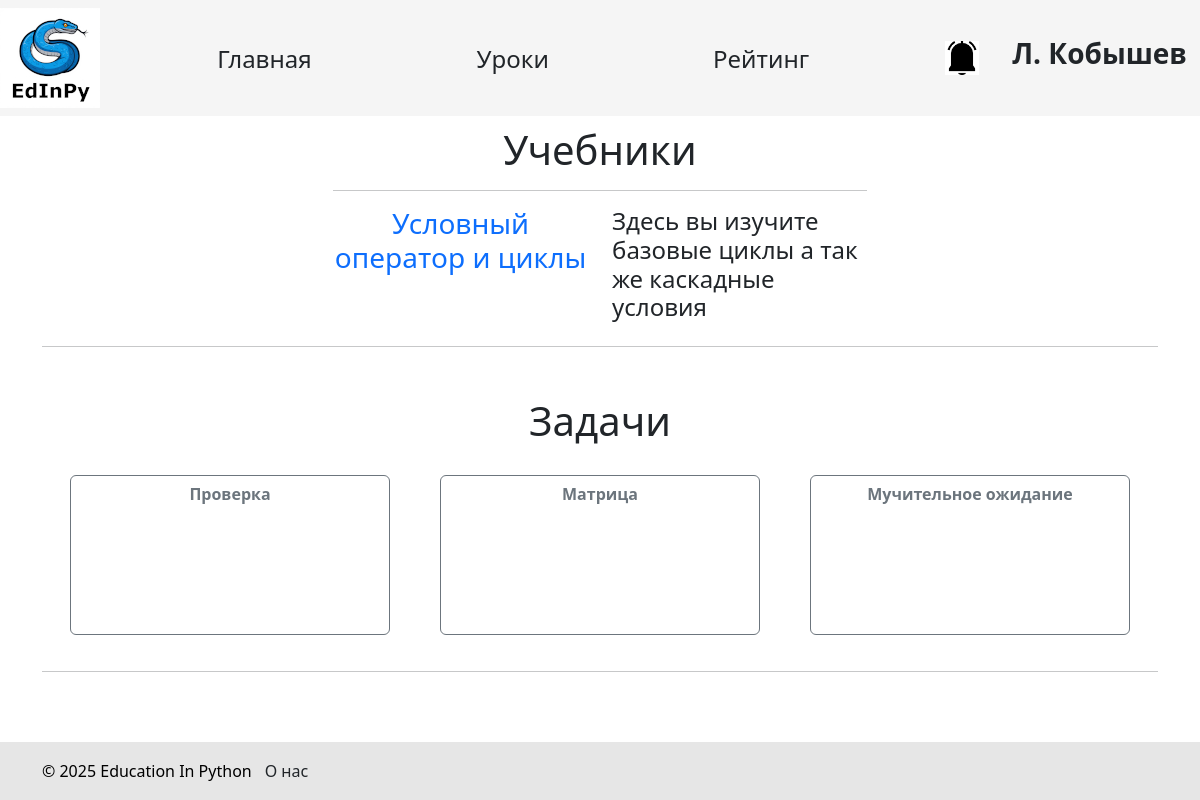
The page /lessons/2/tasks (signed in) on the database its author committed.
### data/students.py (models this page shows, shortened)
class Student(SqlAlchemyBase, UserMixin):
    __tablename__ = 'students'
    id = sqlalchemy.Column(sqlalchemy.Integer, primary_key=True, autoincrement=True)
    name = sqlalchemy.Column(sqlalchemy.String, nullable=True)
    surname = sqlalchemy.Column(sqlalchemy.String, nullable=True)
    age = sqlalchemy.Column(sqlalchemy.Integer, nullable=True)
    email = sqlalchemy.Column(sqlalchemy.String, index=True, unique=True, nullable=False)
    hashed_password = sqlalchemy.Column(sqlalchemy.String, nullable=False)
    completed_tasks = sqlalchemy.Column(sqlalchemy.Integer, default=0)
    teacher_id = sqlalchemy.Column(sqlalchemy.Integer, sqlalchemy.ForeignKey("teachers.id"))
    teacher = orm.relationship('Teacher', back_populates='student')
    task = orm.relationship('Solution', back_populates='student')
    image_name = sqlalchemy.Column(sqlalchemy.Text, nullable=True, unique=True)
    def has_notifications(self):
        with create_session() as db_sess:
            result = db_sess.query(StudentNotification).filter(StudentNotification.student_id == current_user.id,
                                                               StudentNotification.is_read == False).first()
            return result is not None

### data/lesson_books.py (models this page shows)
class LessonBook(SqlAlchemyBase):
    __tablename__ = 'lesson_books'
    id = sqlalchemy.Column(sqlalchemy.Integer, primary_key=True, autoincrement=True)
    title = sqlalchemy.Column(sqlalchemy.String)
    description = sqlalchemy.Column(sqlalchemy.String)
    lesson_id = sqlalchemy.Column(sqlalchemy.Integer, sqlalchemy.ForeignKey("lessons.id"), nullable=False)
    paragraphs = orm.relationship('LessonBookParagraph', backref='lesson_books', passive_deletes=True)

### data/tasks.py (models this page shows)
class Task(SqlAlchemyBase, SerializerMixin):
    __tablename__ = 'tasks'
    id = sqlalchemy.Column(sqlalchemy.Integer, primary_key=True, autoincrement=True)
    title = sqlalchemy.Column(sqlalchemy.String)
    condition = sqlalchemy.Column(sqlalchemy.String)
    examples = sqlalchemy.Column(sqlalchemy.String, nullable=True)
    less_id = sqlalchemy.Column(sqlalchemy.Integer, sqlalchemy.ForeignKey('lessons.id'))
    lesson = orm.relationship("Lesson", back_populates='task')
    solution = orm.relationship('Solution', back_populates='task')

### main.py (the view)
@app.route("/lessons/<int:lesson_id>/tasks")
def show_lesson(lesson_id):
    with db_session.create_session() as db_sess:
        lesson = db_sess.query(Lesson).filter(Lesson.id == lesson_id).first()  # получение урока
        tasks = db_sess.query(Task).filter(Task.less_id == lesson_id).all()  # получение задач
        return render_template(f'lesson.html', lesson=lesson, tasks=tasks)  # отображение урока и его задач

### data/db_session.py (called while the page is built)
def create_session() -> Session:
    global __factory
    return __factory()

### main.py (called while the page is built)
@login_manager.user_loader
def load_user(id):
    try:
        id, cl = id.split("|")
        if cl not in USER_CLASSES:
            raise Exception
        with db_session.create_session() as db_sess:
            return Session.get(entity=USER_CLASSES[cl], ident=id, self=db_sess)  # создание сессии
    except Exception:
        return None

### templates/lesson.html (shortened to what this page needs)
{% extends "base.html" %} {% block content %}
<link rel="stylesheet" href="../../static/css/style.css" />
<link rel="stylesheet" href="../../static/css/base.css" />
<link rel="stylesheet" href="../../static/css/lesson.css" />
<form action="">
  {% if lesson.books %}
  <h1>Учебники</h1>
  <div class="container w-50">
    <hr />
    <div class="books">
      {% for book in lesson.books %}
      <div class="row">
        <div class="col text-center">
          <a href="/books/{{ book.id }}" class="book_title"
            ><h3>{{ book.title }}</h3></a
          >
          <br />
          </div>
          <div class="col text-left">
            <h4>{{ book.description }}</h4>
          </div>
        </div>
      </div>
    </div>
    <hr />
    {% endfor %}
  {% endif %}
  <br />
  <h1>Задачи</h1>
  <div class="tasks">
    {% for task in tasks %}
    <div class="task">
      <a
        href="/lessons/{{ lesson.id }}/tasks/{{ task.id }}"
        type="button"
        class="btn btn-outline-secondary task"
        >{{ task.title }}</a
      >
    </div>
    {% endfor %}
  </div>
  <hr />
</form>
{% endblock %}

### templates/base.html (shortened to what this page needs)
<!DOCTYPE html>
<html lang="ru">
  <head>
    <link
      href="https://cdn.jsdelivr.net/npm/bootstrap@5.3.3/dist/css/bootstrap.min.css"
      rel="stylesheet"
    />
    <link rel="stylesheet" href="../static/css/style.css" />
    <link rel="stylesheet" href="../static/css/base.css" />
  </head>
  <body>
    <header>
      <nav class="navbar navbar-light">
        <div class="logo">
          <a href="/">
            <img src="{{url_for('static', filename='edinpy.png')}}" />
          </a>
        </div>
        <div class="nav_buttons">
          <a href="/" type="button" class="btn main_page">Главная</a>
          <a href="/lessons" type="button" class="btn lessons">Уроки</a>
          <a href="/rating" type="button" class="btn rating">Рейтинг</a>
        </div>
        <div class="account">
          {% if current_user.is_authenticated %}
          <div class="notifications">
            {% if current_user.__class__.__name__ in ['Student', 'Teacher'] and
            current_user.has_notifications() %}
            <a href="/notifications">
              <img src="{{ url_for('static', filename='bell_black.png') }}" />
            </a>
            {% else %}
            <a href="/notifications"
              ><img src="{{ url_for('static', filename='bell_white.png') }}"
            /></a>
            {% endif %}
          </div>
          <div class="profile_user">
            <a href="/profile" class="btn"
              ><h3>
                <b>{{ current_user.name[0] }}. {{ current_user.surname }}</b>
              </h3></a
            >
          </div>
          {% endif %}
        </div>
      </nav>
    </header>
    <main role="main" class="container">{% block content %}{% endblock %}</main>
    <br /><br /><br /><br />
    <div id="footer">
      <div class="container ms-auto">
        <p>&copy; 2025 Education In Python</p>
        <a href="/about_us" class="btn about_us">О нас</a>
      </div>
    </div>
  </body>
</html>

### static/css/style.css (style rules this page uses)
h1 { text-align: center; margin: 10px auto; }

### static/css/base.css (style rules this page uses)
nav { background-color: rgb(245, 245, 245); }
.logo { align-self: flex-start; background-color: rgb(245, 245, 245); }
div.nav_buttons { flex-grow: 1; display: flex; justify-content: space-evenly; flex-wrap: wrap; }
nav > div.nav_buttons a.main_page, nav > div.nav_buttons a.lessons, nav > div.nav_buttons a.solutions, nav > div.nav_buttons a.rating { width: 7em; height: 2em; font-size: 150%; }
div.notifications { width: 33.75px; align-self: center; margin: 0 20px; }
div.notifications img { width: 100%; background-color: rgb(245, 245, 245); }
.account { display: flex; justify-content: end; }
#footer { position: fixed; left: 0; bottom: 0; padding: 10px; background: rgb(230, 230, 230); color: black; width: 100%; }
#footer .container { display: flex; flex-direction: row; justify-content: start; }
#footer .container p { margin: 0; align-self: center; }

### static/css/lesson.css (style rules this page uses)
div.tasks { display: flex; justify-content: center; flex-direction: row; flex-wrap: wrap; }
div.task { display: flex; align-items: start; justify-content: center; flex-direction: column; margin: 20px 25px; }
a.task { width: 20em; height: 10em; font-weight: bold; }
a.book_title { text-decoration: none; }

### rows shown on the page
Student: name "Л", surname "Кобышев"
LessonBook: title "Условный оператор и циклы", description "Здесь вы изучите базовые циклы а так же каскадные условия"
Task: title "Проверка"
Task: title "Матрица"
Task: title "Мучительное ожидание"
